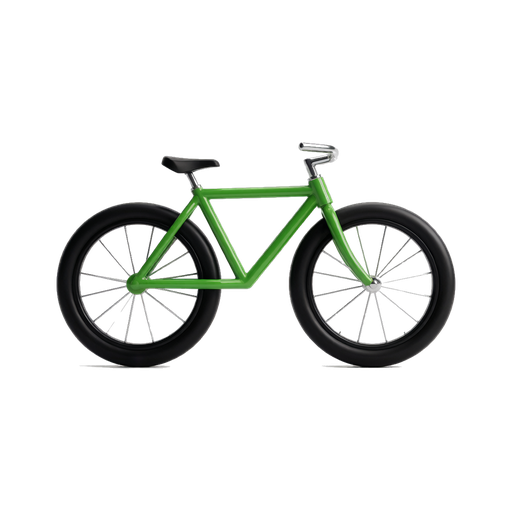
#> input picture assets/vehicles/bike.png, 512 x 512 px, found by its file name
$ python make_comparison.py
#> lines starting #> are read from the running program, lines starting #| are printed output that depends on the picture
"""
17 款车模的"旧 vs 新"对比图(垂直左右两列)。
两侧都做"bbox + 缩放到最长边 700 + 居中 900×900 透明画布"的归一化,
这样大小变量被控制住,新旧对比纯粹显示"侧光方向"差异。

旧: /tmp/old_toplit/<name>.png  (从 git ba9b2b0 提取的顶光版)
新: assets/vehicles/<name>.png   (侧光 + 翻转 + 归一化后的最新版本)
"""
import os
from PIL import Image, ImageDraw

OLD_DIR = "/tmp/old_toplit"
NEW_DIR = "/Users/apple/Downloads/CarLong/assets/vehicles"
OUT = "/Users/apple/Downloads/CarLong/side_lit_comparison.png"

try:
    from PIL import ImageFont
    FONT = ImageFont.load_default()
except Exception:
    FONT = None

VEH = [
    ("bike",    0xFF4CAF50), ("scooter", 0xFF009688), ("car",    0xFFF44336),
    ("taxi",    0xFFFF9800), ("bus",     0xFF2196F3), ("truck",  0xFF795548),
    ("train",   0xFF9C27B0), ("rocket",  0xFFE91E63), ("tanker", 0xFFFFC107),
    ("metro",   0xFF00BCD4), ("plane",   0xFF607D8B), ("jet",    0xFF8BC34A),
    ("shuttle", 0xFF673AB7), ("ufo",     0xFF3F51B5), ("maglev", 0xFF00BFA5),
    ("station", 0xFF7E57C2), ("comet",   0xFFC2185B),
]

CANVAS = 900       # 每辆车归一化到 900×900 透明画布
LONG_TGT = 700     # 长边目标像素(占画布 78%)


def rgb(h):
    return ((h >> 16) & 0xFF, (h >> 8) & 0xFF, h & 0xFF)


def normalize(img):
    """bbox + 缩放最长边到 LONG_TGT + 居中 paste 到 CANVAS×CANVAS 透明画布。"""
    img = img.convert("RGBA")
    bbox = img.getbbox()
    if not bbox:
        return Image.new("RGBA", (CANVAS, CANVAS), (0, 0, 0, 0))
    crop = img.crop(bbox)
    cw, ch = crop.size
    s = LONG_TGT / max(cw, ch)
    nw, nh = max(1, int(cw * s)), max(1, int(ch * s))
    crop = crop.resize((nw, nh), Image.LANCZOS)
    canvas = Image.new("RGBA", (CANVAS, CANVAS), (0, 0, 0, 0))
    canvas.paste(crop, ((CANVAS - nw) // 2, (CANVAS - nh) // 2), crop)
    return canvas


def gradient_card(draw, x, y, w, h, color):
    """深色渐变卡片 + 车型色边框。"""
    for i in range(h):
        t = i / max(1, h - 1)
        r = int(21 * (1 - t) + 10 * t)
        g = int(28 * (1 - t) + 14 * t)
        b = int(42 * (1 - t) + 22 * t)
        draw.line([(x, y + i), (x + w - 1, y + i)], fill=(r, g, b))
    r, g, b = color
    draw.rectangle([x, y, x + w - 1, y + h - 1], outline=(r, g, b), width=3)


def main():
    margin_x = 40
    margin_top = 80
    gap = 26
    cell_w = 360
    cell_h = 220
    W = margin_x * 2 + 2 * cell_w + gap
    H = margin_top + len(VEH) * cell_h + 50
    bg = Image.new("RGBA", (W, H), (11, 15, 23, 255))
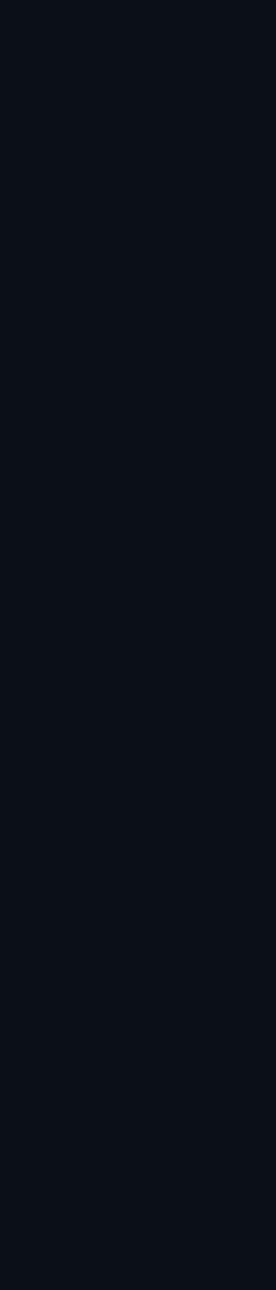
#> bg: PIL image 826x3870 RGBA (shown at 1/3 size); mean R, G, B, A 11, 15, 23, 255
    draw = ImageDraw.Draw(bg)
    draw.text((margin_x, 20), "车模光照：旧(顶光) -> 新(纯侧光·统一方向·统一大小)",
              fill=(235, 238, 245), font=FONT)
    draw.text((margin_x, 46), "两侧均归一化到 900×900 画布,长边 700px,居中(去掉大小变量)",
              fill=(140, 150, 165), font=FONT)

    for row, (name, hexv) in enumerate(VEH):
        y = margin_top + row * cell_h
        color = rgb(hexv)
        x_old = margin_x
        x_new = margin_x + cell_w + gap
        gradient_card(draw, x_old, y, cell_w, cell_h, color)
        gradient_card(draw, x_new, y, cell_w, cell_h, color)

        # 加载并归一化两侧
        old_im = normalize(Image.open(os.path.join(OLD_DIR, name + ".png")))
#> in normalize, img is the input picture: PIL image 512x512 RGBA; mean R, G, B, A 10.2, 12.1, 9.6, 29.8
#> in normalize, `bbox = img.getbbox()`: bbox = (54, 140, 458, 371)
#> in normalize, `crop = img.crop(bbox)`:
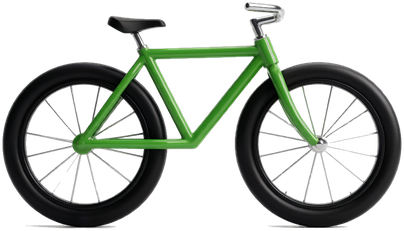
#> crop: PIL image 404x231 RGBA; mean R, G, B, A 28.6, 33.9, 27, 83.6; transparent parts drawn white
#> in normalize, `crop = crop.resize((nw, nh), Image.LANCZOS)`:
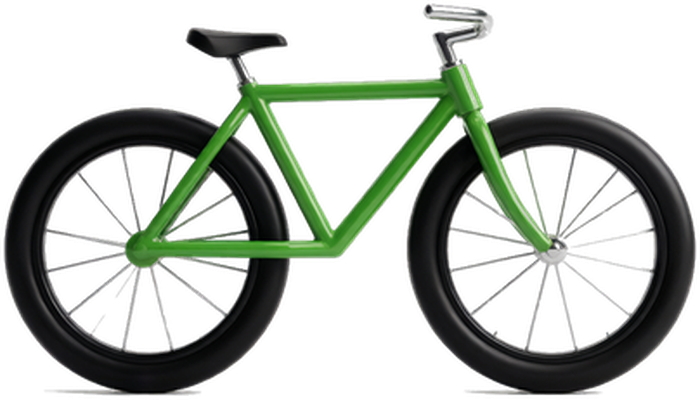
#> crop: PIL image 700x400 RGBA; mean R, G, B, A 31.1, 36.5, 29.4, 83.7; transparent parts drawn white
#> in normalize, `canvas = Image.new("RGBA", (CANVAS, CANVAS), (0, 0, 0, 0))`: canvas: PIL image 900x900 RGBA; every value is 0
#> in normalize, `canvas.paste(crop, ((CANVAS - nw) // 2, (CANVAS - nh) // 2), crop)`:
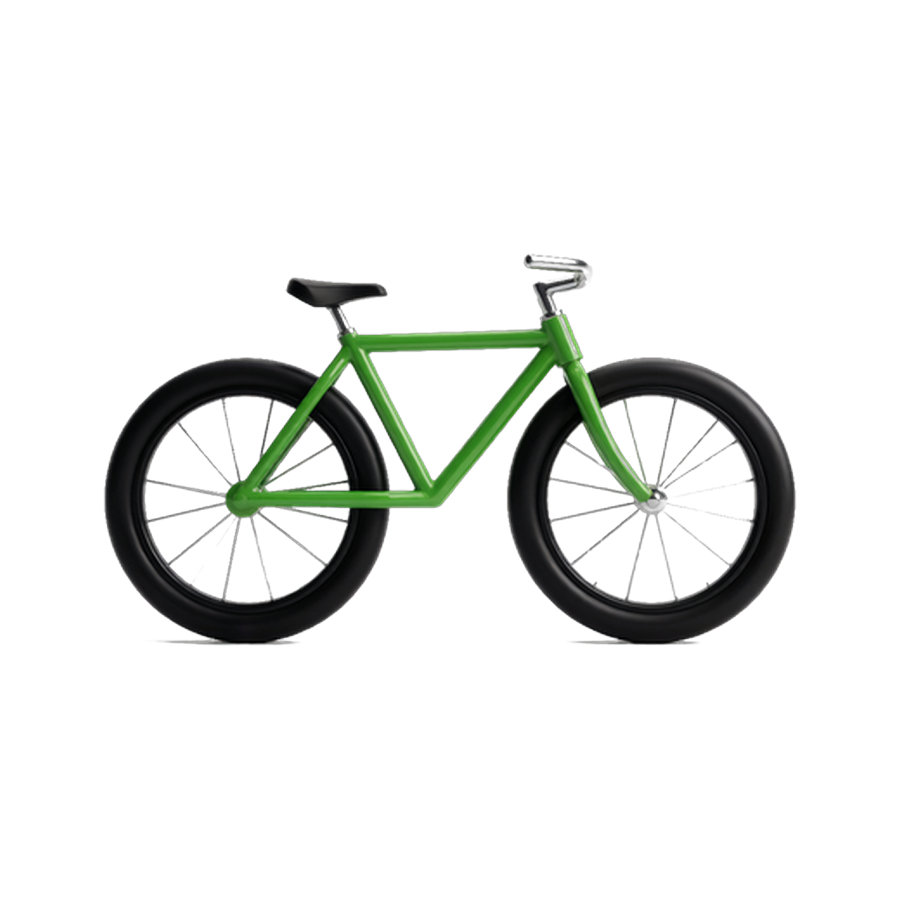
#> canvas: PIL image 900x900 RGBA; mean R, G, B, A 6, 7.7, 5.5, 27.6; transparent parts drawn white
        new_im = normalize(Image.open(os.path.join(NEW_DIR, name + ".png")))

        # 缩放到卡片内:卡片内可用高度 cell_h-50,宽度 cell_w-30
        # 选 cell_h-50 作为高度限制(因为上下要有标签)
        inner_h = cell_h - 50
        inner_w = cell_w - 30
        # 旧的按"非透明区域高度"算
        def paste_centered(canvas_img, cx, cy, max_w, max_h):
            bbox = canvas_img.getbbox()
            if not bbox: return
            crop = canvas_img.crop(bbox)
            cw, ch = crop.size
            s = min(max_w / cw, max_h / ch)
            nw, nh = max(1, int(cw * s)), max(1, int(ch * s))
            crop = crop.resize((nw, nh), Image.LANCZOS)
            ox = cx - nw // 2
            oy = cy - nh // 2
            bg.paste(crop, (ox, oy), crop)

        cy_old = y + cell_h // 2 - 4
        paste_centered(old_im, x_old + cell_w // 2, cy_old, inner_w, inner_h)
#> in paste_centered, `bbox = canvas_img.getbbox()`: bbox = (103, 253, 797, 647)
#> in paste_centered, `crop = canvas_img.crop(bbox)`:
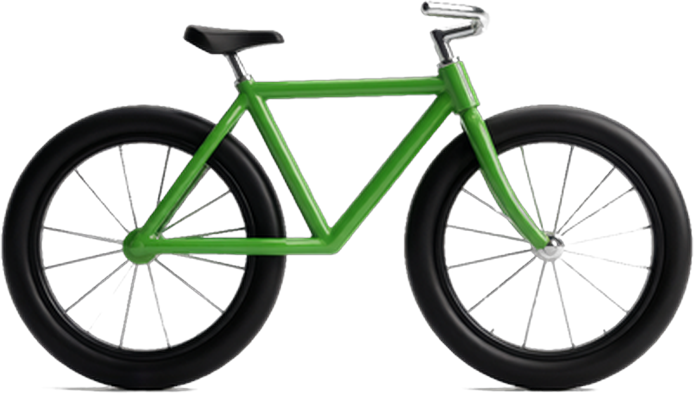
#> crop: PIL image 694x394 RGBA; mean R, G, B, A 17.6, 22.7, 16.4, 81.7; transparent parts drawn white
#> in paste_centered, `crop = crop.resize((nw, nh), Image.LANCZOS)`:
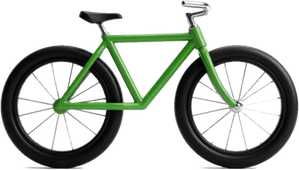
#> crop: PIL image 299x170 RGBA; mean R, G, B, A 24.7, 30.4, 23.1, 82; transparent parts drawn white
        paste_centered(new_im, x_new + cell_w // 2, cy_old, inner_w, inner_h)
#> call 2 of paste_centered, with cx = 606, cy = 186, max_w = 330, max_h = 170
#> in paste_centered (call 2), `bg.paste(crop, (ox, oy), crop)`:
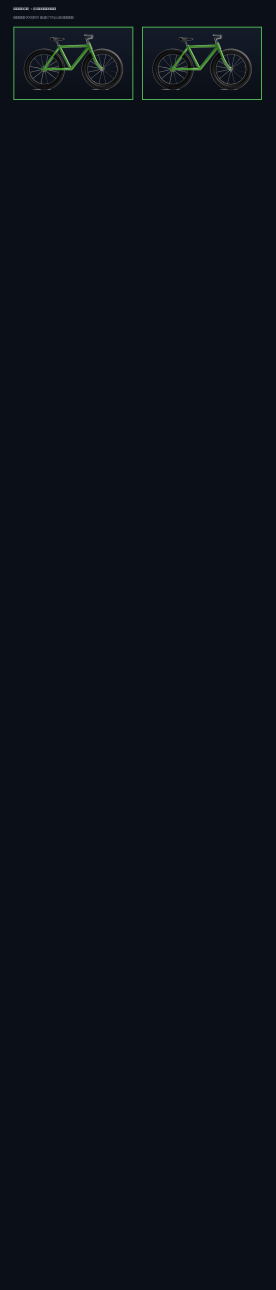
#> bg: PIL image 826x3870 RGBA (shown at 1/3 size); mean R, G, B, A 11.7, 16.1, 23.7, 254.9; transparent parts drawn white

        draw.text((x_old + 8, y + cell_h - 22), "旧 顶光", fill=color, font=FONT)
        draw.text((x_new + 8, y + cell_h - 22), "新 侧光", fill=color, font=FONT)

    bg.convert("RGB").save(OUT, optimize=True)
    print("SAVED", OUT, bg.size)


#> (the run stopped early here; a loop or call above may not have finished)
